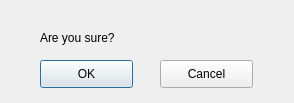
<?xml version="1.0" encoding="UTF-8"?>
<ui version="4.0">
 <class>Delete</class>
 <widget class="QDialog" name="Delete">
  <property name="geometry">
   <rect>
    <x>0</x>
    <y>0</y>
    <width>294</width>
    <height>103</height>
   </rect>
  </property>
  <property name="windowTitle">
   <string>Dialog</string>
  </property>
  <widget class="QPushButton" name="btn_ok">
   <property name="geometry">
    <rect>
     <x>40</x>
     <y>60</y>
     <width>93</width>
     <height>28</height>
    </rect>
   </property>
   <property name="text">
    <string>OK</string>
   </property>
  </widget>
  <widget class="QPushButton" name="btn_cancel">
   <property name="geometry">
    <rect>
     <x>160</x>
     <y>60</y>
     <width>93</width>
     <height>28</height>
    </rect>
   </property>
   <property name="text">
    <string>Cancel</string>
   </property>
  </widget>
  <widget class="QLabel" name="label">
   <property name="geometry">
    <rect>
     <x>40</x>
     <y>30</y>
     <width>91</width>
     <height>16</height>
    </rect>
   </property>
   <property name="text">
    <string>Are you sure?</string>
   </property>
   <property name="textFormat">
    <enum>Qt::PlainText</enum>
   </property>
  </widget>
 </widget>
 <resources/>
 <connections/>
</ui>
